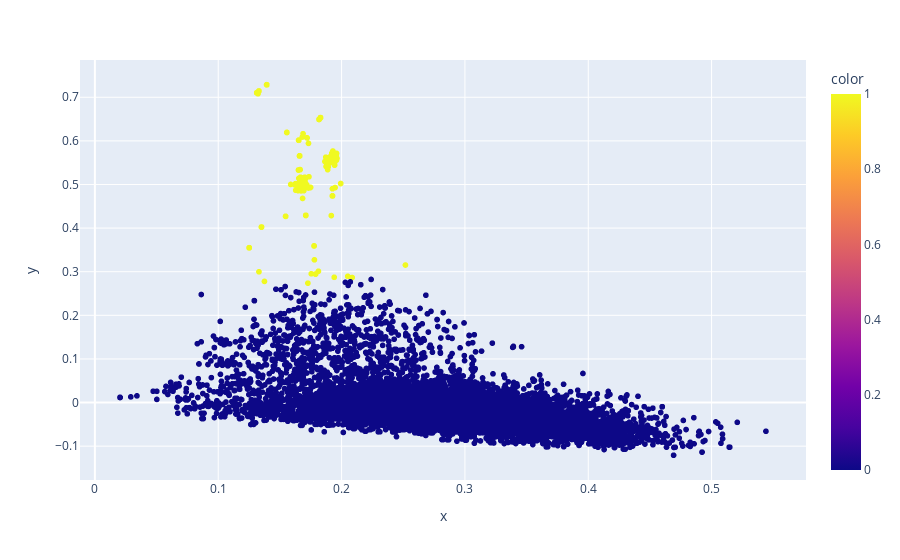

Here is the notebook cell this chart was saved with:
### Code cell
px.scatter(x=train_t[:,0], y=train_t[:,1], color=target_train)

### Figure 1 — Plotly figure (JSON) as saved in the notebook; plotly's stock layout.template omitted (floating-point values rounded to 4 significant figures; data arrays with more than 128 entries replaced by an {"elided": "..."} marker saying what was removed)
{"data": [{"hovertemplate": "x=%{x}<br>y=%{y}<br>color=%{marker.color}<extra></extra>", "legendgroup": "", "marker": {"color": {"elided": "9485 int values"}, "coloraxis": "coloraxis", "symbol": "circle"}, "mode": "markers", "name": "", "showlegend": false, "type": "scattergl", "x": {"elided": "9485 float values"}, "xaxis": "x", "y": {"elided": "9485 float values"}, "yaxis": "y"}], "layout": {"coloraxis": {"colorbar": {"title": {"text": "color"}}, "colorscale": [[0, "#0d0887"], [0.1111, "#46039f"], [0.2222, "#7201a8"], [0.3333, "#9c179e"], [0.4444, "#bd3786"], [0.5556, "#d8576b"], [0.6667, "#ed7953"], [0.7778, "#fb9f3a"], [0.8889, "#fdca26"], [1, "#f0f921"]]}, "legend": {"tracegroupgap": 0}, "margin": {"t": 60}, "xaxis": {"anchor": "y", "domain": [0, 1], "title": {"text": "x"}}, "yaxis": {"anchor": "x", "domain": [0, 1], "title": {"text": "y"}}}}
